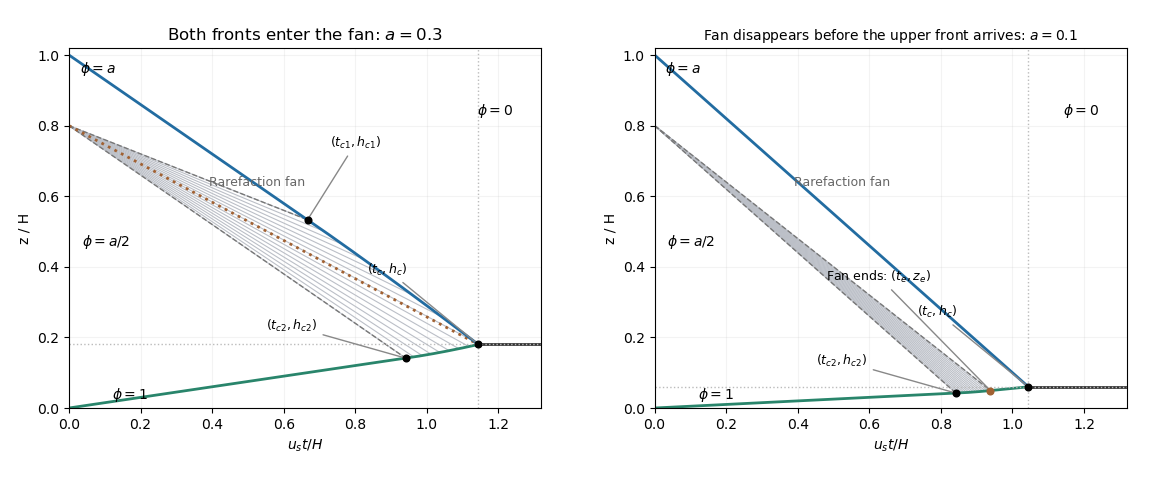

This figure's Python source:
"""Original rarefaction and early-extinction diagrams. Python 3.14; numpy/matplotlib.
Only writes its PNG basename to the output cwd.
"""
import os
from pathlib import Path
os.environ.setdefault('MPLCONFIGDIR',str(Path.cwd()/'.matplotlib-cache'))
import numpy as np
import matplotlib
matplotlib.use('Agg')
import matplotlib.pyplot as plt

def panel(ax,a):
 b=a/2;zm=.8;L=.2;D=(1-b)*zm;A=a*L;threshold=1-np.sqrt(2/3);t1=L/a;t2=zm/(1-b);h1=1-(1-a)*t1;h2=b*t2;hf=.6*a;early=a<threshold
 tf=(1-hf)/(1-a) if early else (np.sqrt(A)+np.sqrt(D))**2;te=D/(1-a)**2;ze=zm+(2*a-1)*te
 t=np.linspace(0,tf,1200)
 top=1-(1-a)*t if early else np.where(t<=t1,1-(1-a)*t,zm-t+2*np.sqrt(A*t))
 bottom=np.where(t<=t2,b*t,zm+t-2*np.sqrt(D*t))
 if early:bottom=np.where(t>te,ze+a*(t-te),bottom)
 for phi in np.linspace(b,a,16):
  z=zm+(2*phi-1)*t;mask=(z>=bottom)&(z<=top);ax.plot(t[mask],z[mask],color='#bbbfc7',lw=.8)
 for phi in [b,a]:
  z=zm+(2*phi-1)*t;mask=(z>=bottom)&(z<=top);ax.plot(t[mask],z[mask],color='#777777',ls='--',lw=1)
 if not early:
  phi=np.sqrt(A)/(np.sqrt(A)+np.sqrt(D));ax.plot([0,tf],[zm,hf],color='#a16132',ls=':',lw=2,label='Last characteristic')
 ax.plot(t,top,color='#226ca1',lw=2,label='Clear-fluid front');ax.plot(t,bottom,color='#29856b',lw=2,label='Deposit front');ax.plot([tf,1.32],[hf,hf],color='#333333',lw=2)
 for tt,hh,label in [(t2,h2,r'$(t_{c2},h_{c2})$'),(tf,hf,r'$(t_c,h_c)$')]:
  ax.scatter([tt],[hh],color='black',s=23,zorder=5)
  offset=(-.31,.2) if tt==tf else (-.39,.08)
  ax.annotate(label,(tt,hh),xytext=(tt+offset[0],hh+offset[1]),fontsize=9,arrowprops={'arrowstyle':'-','color':'#888888'})
 if early:
  ax.scatter([te],[ze],color='#a16132',s=23,zorder=5);ax.annotate(r'Fan ends: $(t_e,z_e)$',(te,ze),xytext=(.48,.36),fontsize=9,arrowprops={'arrowstyle':'-','color':'#888888'})
 else:
  ax.scatter([t1],[h1],color='black',s=23,zorder=5);ax.annotate(r'$(t_{c1},h_{c1})$',(t1,h1),xytext=(.73,.74),fontsize=9,arrowprops={'arrowstyle':'-','color':'#888888'})
 ax.text(.03,.95,r'$\phi=a$',fontsize=10);ax.text(.035,.46,r'$\phi=a/2$',fontsize=10);ax.text(1.14,.83,r'$\phi=0$',fontsize=10);ax.text(.12,.025,r'$\phi=1$',fontsize=10);ax.text(.39,.63,'Rarefaction fan',fontsize=9,color='#666666');ax.axvline(tf,color='#bbbbbb',lw=1,ls=':');ax.axhline(hf,color='#bbbbbb',lw=1,ls=':');ax.set(xlim=(0,1.32),ylim=(0,1.02),xlabel=r'$u_st/H$',ylabel='z / H');ax.grid(alpha=.14)

def main():
 fig,axes=plt.subplots(1,2,figsize=(11.5,4.8),dpi=100,facecolor='white');panel(axes[0],.3);panel(axes[1],.1);axes[0].set_title(r'Both fronts enter the fan: $a=0.3$');axes[1].set_title(r'Fan disappears before the upper front arrives: $a=0.1$',fontsize=10)
 fig.subplots_adjust(left=.06,right=.98,bottom=.15,top=.9,wspace=.24);fig.savefig('paper-330-settling-fans.png',dpi=100,facecolor='white',transparent=False);plt.close(fig)
if __name__=='__main__':main()
